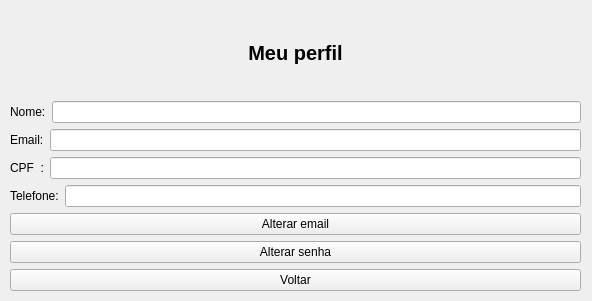
<?xml version="1.0" encoding="UTF-8"?>
<ui version="4.0">
 <class>configPerfil</class>
 <widget class="QWidget" name="configPerfil">
  <property name="geometry">
   <rect>
    <x>0</x>
    <y>0</y>
    <width>592</width>
    <height>301</height>
   </rect>
  </property>
  <property name="windowTitle">
   <string>Perfil</string>
  </property>
  <widget class="QWidget" name="layoutWidget">
   <property name="geometry">
    <rect>
     <x>10</x>
     <y>10</y>
     <width>571</width>
     <height>281</height>
    </rect>
   </property>
   <layout class="QVBoxLayout" name="verticalLayout_3">
    <item>
     <widget class="QLabel" name="label_3">
      <property name="font">
       <font>
        <pointsize>15</pointsize>
        <weight>75</weight>
        <bold>true</bold>
       </font>
      </property>
      <property name="text">
       <string>Meu perfil</string>
      </property>
      <property name="alignment">
       <set>Qt::AlignCenter</set>
      </property>
     </widget>
    </item>
    <item>
     <layout class="QVBoxLayout" name="verticalLayout">
      <item>
       <layout class="QVBoxLayout" name="verticalLayout_4">
        <item>
         <layout class="QHBoxLayout" name="horizontalLayout">
          <item>
           <layout class="QHBoxLayout" name="horizontalLayout_8">
            <item>
             <widget class="QLabel" name="label_2">
              <property name="text">
               <string>Nome:</string>
              </property>
             </widget>
            </item>
            <item>
             <widget class="QLineEdit" name="lineEdit"/>
            </item>
           </layout>
          </item>
         </layout>
        </item>
        <item>
         <layout class="QHBoxLayout" name="horizontalLayout_2">
          <item>
           <layout class="QHBoxLayout" name="horizontalLayout_7">
            <item>
             <widget class="QLabel" name="label_4">
              <property name="text">
               <string>Email:</string>
              </property>
             </widget>
            </item>
            <item>
             <widget class="QLineEdit" name="lineEdit_4"/>
            </item>
           </layout>
          </item>
         </layout>
        </item>
        <item>
         <layout class="QHBoxLayout" name="horizontalLayout_3">
          <item>
           <layout class="QHBoxLayout" name="horizontalLayout_6">
            <item>
             <widget class="QLabel" name="label_5">
              <property name="text">
               <string>CPF  :</string>
              </property>
             </widget>
            </item>
            <item>
             <widget class="QLineEdit" name="lineEdit_2"/>
            </item>
           </layout>
          </item>
         </layout>
        </item>
        <item>
         <layout class="QHBoxLayout" name="horizontalLayout_4">
          <item>
           <layout class="QHBoxLayout" name="horizontalLayout_5">
            <item>
             <widget class="QLabel" name="label_6">
              <property name="text">
               <string>Telefone:</string>
              </property>
             </widget>
            </item>
            <item>
             <widget class="QLineEdit" name="lineEdit_3"/>
            </item>
           </layout>
          </item>
         </layout>
        </item>
       </layout>
      </item>
     </layout>
    </item>
    <item>
     <layout class="QVBoxLayout" name="verticalLayout_2">
      <item>
       <widget class="QPushButton" name="emailButton">
        <property name="text">
         <string>Alterar email</string>
        </property>
       </widget>
      </item>
      <item>
       <widget class="QPushButton" name="senhaButton">
        <property name="text">
         <string>Alterar senha</string>
        </property>
       </widget>
      </item>
      <item>
       <widget class="QPushButton" name="voltarButton">
        <property name="text">
         <string>Voltar</string>
        </property>
       </widget>
      </item>
     </layout>
    </item>
   </layout>
  </widget>
 </widget>
 <resources/>
 <connections/>
</ui>
